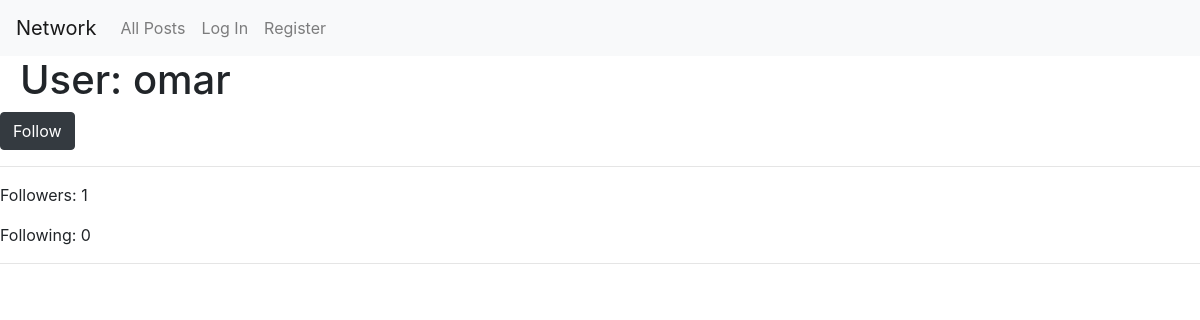
The page /users/1 on the database as committed earlier.
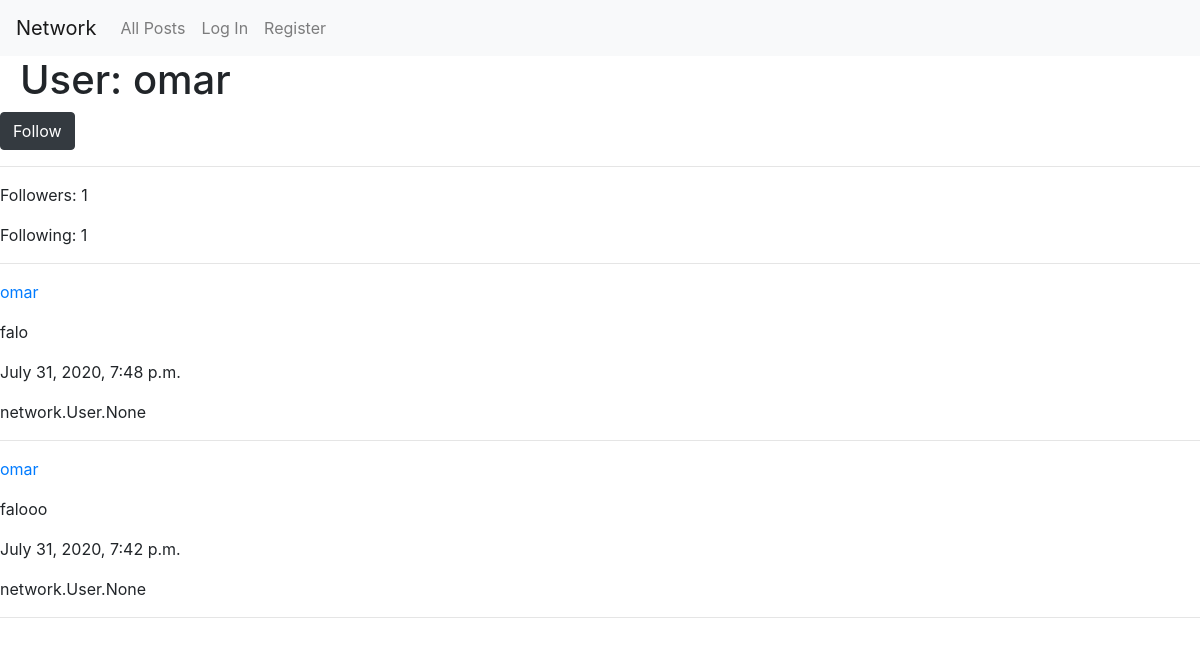
The same page on the database as committed later.
### network/models.py (models this page shows)
class Post(models.Model):
    user = models.ForeignKey("User", on_delete=models.CASCADE, related_name="poster")
    body = models.TextField(blank=False)
    timestamp = models.DateTimeField(auto_now_add=True)
    likes = models.ManyToManyField("User", blank=True)

class User(AbstractUser):
    pass

### network/views.py (the view)
# urls.py: path("users/<int:id>", views.user, name="user"),
def user(request, id):
    user_profile = User.objects.get(id=id)
    followers = Follow.objects.filter(user = user_profile).count
    following = Follow.objects.filter(follower = user_profile).count
    user_posts = Post.objects.filter(user = user_profile).order_by('-timestamp')
    if request.user.is_authenticated and request.user != user_profile:
        is_following = False
        if Follow.objects.filter(user = user_profile, follower = request.user).count() > 0:
            is_following = True
        return render(request, "network/user.html", {
            "user_profile": user_profile,
            "followers": followers,
            "following": following,
            "posts": user_posts,
            "can_follow": True,
            "is_following": is_following
        })
    else:
        return render(request, "network/user.html", {
            "user_profile": user_profile,
            "followers": followers,
            "following": following,
            "posts": user_posts,
            "can_follow": False
        })

### network/templates/network/user.html (shortened to what this page needs)
{% extends "network/layout.html" %}
{% load static %}
{% block body %}
    <h1 class="h1-headings">User: {{ user_profile.username }}</h1>
    {% if user_profile != request.user %}
        <div id="follow-button-div">
            <button type="button" class="btn btn-dark" id="follow-button" data-user="{{ user_profile.username }}">
                {% if is_following %}
                    Unfollow
                {% else %}
                    Follow
                {% endif %}
            </button>
        </div>
    {% endif %}
    <hr>
    <div id="follower-view">
        <p id="follower-p">Followers: {{ followers }}</p>
        <p>Following: {{ following }}</p>
    </div>
    <hr>
    <div class="posts-view">
        {% for post in posts %}
            <div class="post">
                <a href="{% url 'user' post.user.id %}"><p>{{ post.user }}</p></a>
                <p>{{ post.body }}</p>
                <p>{{ post.timestamp }}</p>
                <p>{{ post.likes }}</p>
            </div>
            <hr>
        {% endfor %}
    </div>
{% endblock %}

Rows that differ between the two databases and show on the page:
added Post: user "omar", body "falo", timestamp "July 31, 2020, 7:48 p.m.", likes "network.User.None"
added Post: user "omar", body "falooo", timestamp "July 31, 2020, 7:42 p.m.", likes "network.User.None"
Other text that changed with them:
{{ following }}: "0" → "1"
